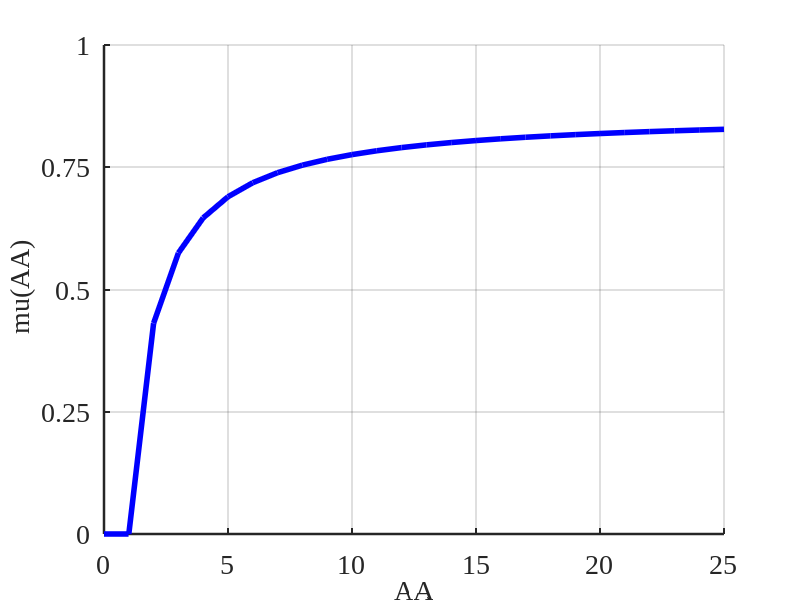
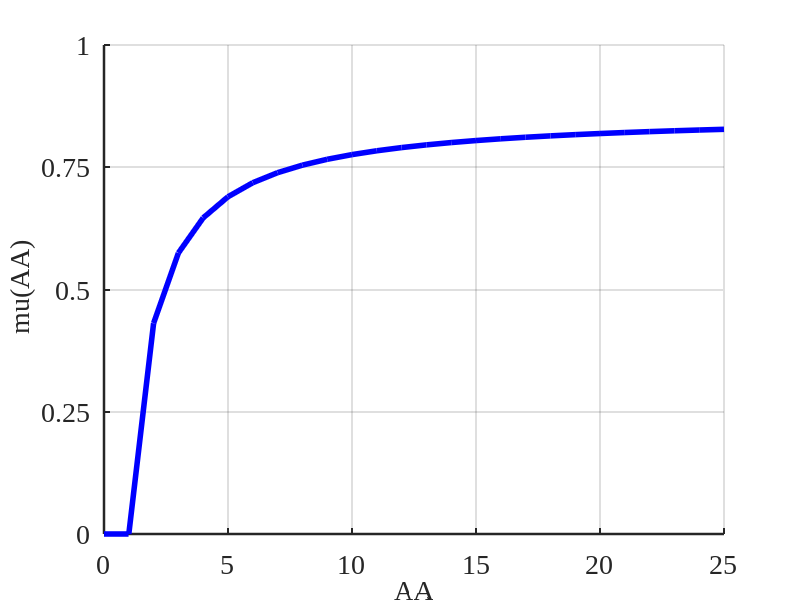
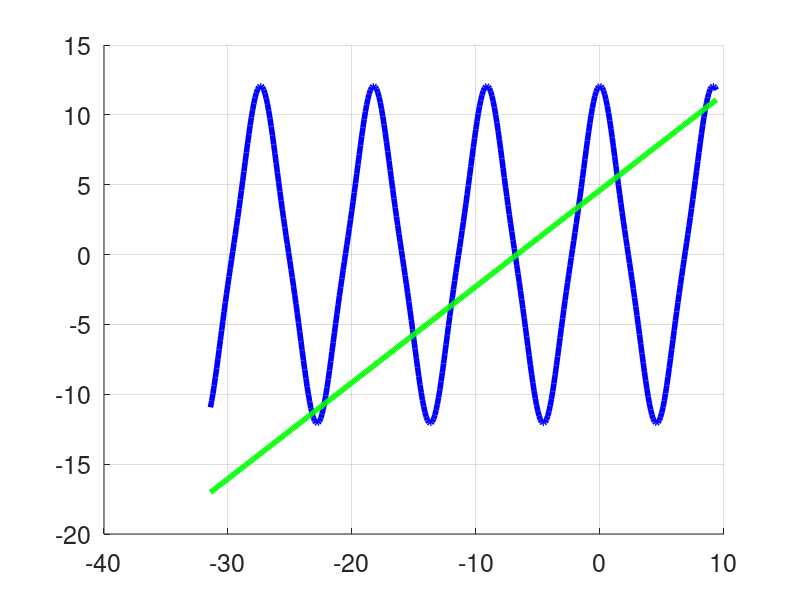

Source code (MATLAB) for these figures, in order: (Note: this script raises an error after producing the figures.)
clc;
close all;
clear all;

disp('Даненко Харлова Мощонский ИКПИ-23 Вариант 19');

Aish=[3 4 3 8 9; 5 2 1 4 3; 4 9 4 6 7; 3 4 11 5 4; 8 9 8 7 1];
Bish=[61;43;79;87;58];

%disp('Введите номер варианта [1 . . . 30]');
%n=input('n=');
n = 19

disp('1. Исходные данные варианта');
A=Aish+(2*n-1)
B=Bish+(9*n-4)

% Векторные и матричные вычисления
disp('2. Транспонированные матрицы A и В');
Bt=B'
At=A'

disp('3. Обратная матрица A с проверкой');
Aobr=inv(A)
provA=A*Aobr

disp('4. Проверка матрицы A на ортогональность');
Eort=At-Aobr

disp('5. Матрица нормированных коэфф. С=Норм(Bt)');
C=(Bt-min(Bt))/(max(Bt)-min(Bt))

disp('6 Результат умнож. матриц Fcb=С*B');
Fcb=C*B

disp('Результат умнож. матриц Fbc=B*C');
Fbc=B*C

disp('7. Определитель матрицы Fbc & A');
OFbc=det(Fbc)
OFa=det(A)

disp('8. Находим минор М[1,1] матрицы A');
MFa11=[A(2:5,2:5)]
MFa22=[A(1:1,1:1), A(1,3:5);    A(3:5,1),    A(3:5,3:5) ]
MFa33=[A(1:2,1:2), A(1:2, 4:5); A(4:5, 1:2), A(4:5, 4:5)]
MFa44=[A(1:3,1:3), A(1:3,5:5);  A(5:5,1:3),  A(5:5,5:5) ]
MFa55=[A(1:4,1:4)]
M11_Fa=det(MFa11)
M22_Fa=det(MFa22)
M33_Fa=det(MFa33)
M44_Fa=det(MFa44)
M55_Fa=det(MFa55)

disp('9. Решаем СЛАУ Ax=B методом Гаусса');
AGs=rref([A B])
r=size(AGs)

disp('Вектор значений переменных [X] СЛАУ Ax=B');
XGs=AGs(:,r(2))

disp('Проверяем решение СЛАУ Ax-B=0');
EpsGs=A*XGs-B

disp('10. Решаем СЛАУ Ax=B методом обратной матрицы');
Xom=inv(A)*B

disp('Проверяем решение СЛАУ Ax-B=0');
Epsom=A*Xom-B

% Запись результатов в файл 
f_stud_N19=fopen('Lab_rabota_1_stud_N19.txt','wt');
fprintf(f_stud_N19,"Исходные данные варианта \t%u\n\n",n);
fprintf(f_stud_N19,'Матрица А \n');
dlmwrite(f_stud_N19,A,'\t'); fprintf(f_stud_N19,'\n');
fprintf(f_stud_N19,'Матрица B \n');
dlmwrite(f_stud_N19,B,'\t'); fprintf(f_stud_N19,'\n');
fprintf(f_stud_N19,'Транспонированная матрица A \n');
dlmwrite(f_stud_N19,At,'\t'); fprintf(f_stud_N19,'\n');
fprintf(f_stud_N19,'Транспонированная матрица B \n');
dlmwrite(f_stud_N19,Bt,'\t'); fprintf(f_stud_N19,'\n');
fprintf(f_stud_N19,'Обратная матрица A \n');
dlmwrite(f_stud_N19,Aobr,'\t',"precision","%3.5e"); fprintf(f_stud_N19,'\n');
fprintf(f_stud_N19,'Проверка обратной матрицы A \n');
dlmwrite(f_stud_N19,provA,'\t',"precision","%3.3e"); fprintf(f_stud_N19,'\n');
fprintf(f_stud_N19,'Проверка матрицы A на ортогональность =[0] \n');
dlmwrite(f_stud_N19,Eort,'\t\t',"precision","%3.3f"); fprintf(f_stud_N19,'\n');
fprintf(f_stud_N19,'Матрица нормированных коэфф. С=Норм(Bt) \n');
dlmwrite(f_stud_N19,C,'\t',"precision","%3.3g"); fprintf(f_stud_N19,'\n');
fprintf(f_stud_N19,"Результат умнож. матриц Fcb=С*B= \t%f\n\n",Fcb);
fprintf(f_stud_N19,'Продолжаем вывод результатов модифицируя пример . . . \n');
fclose(f_stud_N19);


% Построение графика
% Задаем область значений аргумента 
%AAx=[1 2 3 4 5 6 7 8 9 10 11 12 13 14 15 16 17 18 19 20 21 22 23 24 25];
AAx = 1:1:25;

% Вычисляем значение функции
muAAx=(AAx-1)./(AAx*(n+39)/(n+31));

AAx1=[0 0.99]; % Добавляем недостающее нач. знач. арг.
muAAx1=[0 0]; % Добавляем недостающее нач. знач. функ.

% рисуем и сохраняем в файл pdf
hf = figure ();
hold on;
plot(AAx,muAAx,'b','linewidth',4,AAx1,muAAx1,'b','linewidth',4);
set(gcf,'position',[100 100 600 300]); % Положение нижн. лев. угла и разм окна в пикселях
set(gca,'fontname','Liberation Serif'); % Тип шрифта знач. графика
set(gca,'fontsize',20); % Размер шрифта знач. графика
set(gca,'xtick',[0 5 10 15 20 25],'xlim',[0 25],'linewidth',1.8); % позиции сетки на X
set(gca,'ytick',[0 0.25 0.5 0.75 1],'ylim',[0 1]); % позиции сетки на Y

% вкл. сетку и подписываем оси
grid on;  xlabel("AA",'fontsize',20); ylabel(" \mu(AA)",'fontsize',20);

% Записываем график в файл
print (hf, "Graf_LabRab_1.pdf", "-dpdf","-S600,300"); % сохр. в PDF
print (hf, "fig_LabRab_1.jpg", "-djpg","-S550,304"); % сохр. в jpg

% Нахождение значения целевой функции графическим способом
k=(((32-n)/(41-n))*n)
w=((n-k+6)/(n+1))
t=-10*pi:0.1:3*pi;

V1=k*cos(w*t)+(n/(n+3))*cos(3*w*t);
V2=k/2+w*t-1;

disp('ОТВЕТ: t = -23.17 ');
disp('       F(t) = -11.41 ');


hf = figure ();
hold on;
plot(t,V1,'b','linewidth',4,t,V2,'g','linewidth',4);
set(gcf,'position',[200 200 600 300]);
set(gca,'fontsize',18);
grid on;
print (hf, "Resh_LabRab_1.pdf", "-dpdf","-S600,300"); % сохр. в PDF

% Дописываем в файл значения k и w
f_stud_N19=fopen('Lab_rabota_1_stud_N19.txt','at');
fprintf(f_stud_N19,'\n');
fprintf(f_stud_N19,"k= \t%.*f\n\n",k);
fprintf(f_stud_N19,"w= \t%.*f\n\n",w);
fclose(f_stud_N19);

